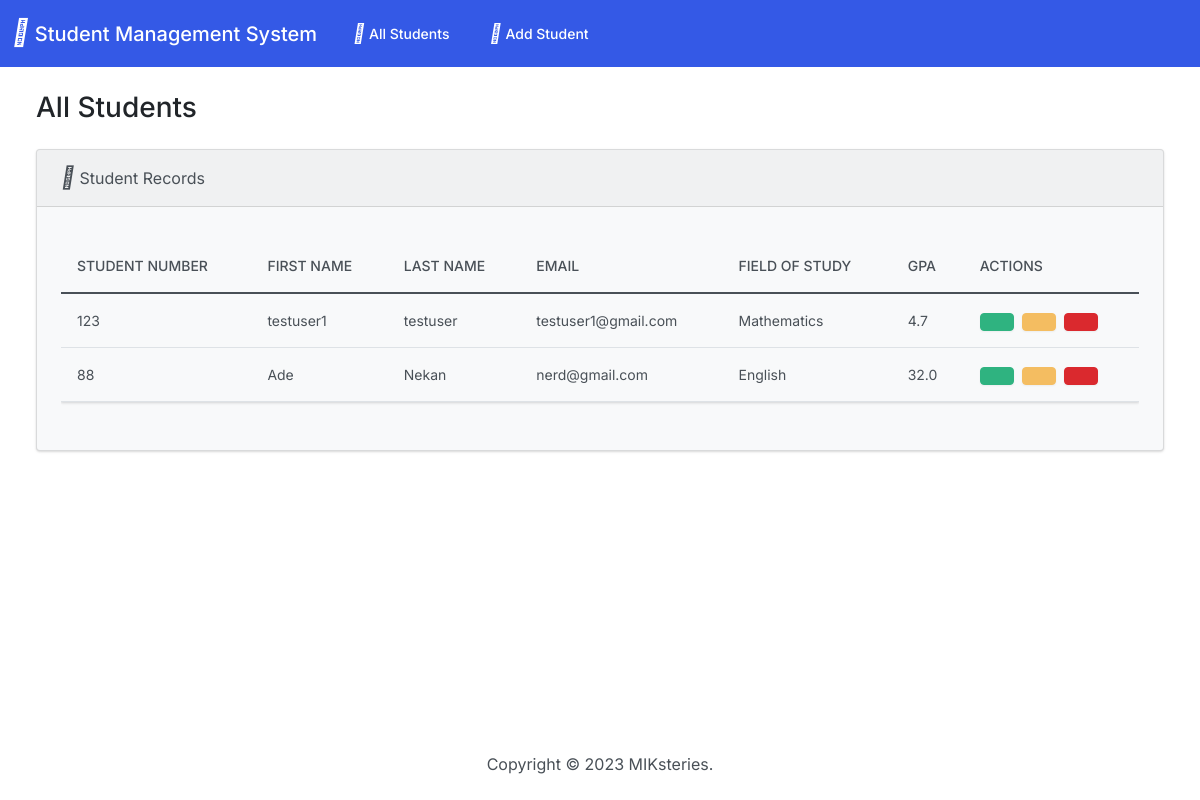
The page / on the database its author committed.
### students/models.py (models this page shows, shortened)
class Student(models.Model):
    student_number = models.PositiveIntegerField(unique=True)
    first_name = models.CharField(max_length=50)
    last_name = models.CharField(max_length=50)
    email = models.EmailField(max_length=100)
    field_of_study = models.CharField(max_length=50)
    gpa = models.FloatField()

### students/views.py (the view)
# urls.py: path("", views.index, name="index"),
def index(request, deleted=False):
    students = Student.objects.all()
    return render(request, "students/index.html", {"students":students, "deleted":deleted})

### templates/students/index.html (shortened to what this page needs)
{% extends "base.html" %}
{% load static %}
{% block body %}
<h3 class="m-4">All Students</h3>
<div class="row">
  <div class="col-12">
    {% if students %}
    <div class="card bg-light ms-4 me-4 mb-4">
      <div class="card-header">
        <i class="fa-solid fa-list fa-lg"></i> Student Records
      </div>
      <div class="card-body">
        <p class="card-text">
          <div class="table-responsive">
            <table class="table table-hover">
              <thead>
                <tr>
                  <th scope="col">Student Number</th>
                  <th scope="col">First Name</th>
                  <th scope="col">Last Name</th>
                  <th scope="col">Email</th>
                  <th scope="col">Field of Study</th>
                  <th scope="col">GPA</th>
                  <th scope="col">Actions</th>
                </tr>
              </thead>
              <tbody>
                {% for student in students %}
                  <tr>
                    <td>{{ student.student_number }}</td>
                    <td>{{ student.first_name }}</td>
                    <td>{{ student.last_name }}</td>
                    <td>{{ student.email }}</td>
                    <td>{{ student.field_of_study }}</td>
                    <td>{{ student.gpa }}</td>
                    <td>
                      <button type="button" class="btn btn-success me-1" href="{% url 'view_student' student.id %}" data-bs-toggle="modal" data-bs-target="#myModal{{student.id}}">
                      </button>
                      <a class="btn btn-warning me-1" href="{% url 'edit' student.id %}">
                      </a>
                      <button type="button" class="btn btn-danger" data-bs-toggle="modal" data-bs-target="#delete{{student.id}}">
                      </button>
                    </td>
                  </tr>
                {% endfor %}
              </tbody>
            </table>
          </div>
        </p>
      </div>
    </div>
    {% else %}
      <h5 class="alert alert-primary ms-4 me-4">No Student Records</h5>
    {% endif %}
  </div>
</div>
{% endblock %}

### templates/base.html (shortened to what this page needs)
{% load static %}
<!DOCTYPE html>
<html lang="en">
  <head>
    <link rel="stylesheet" href="https://cdnjs.cloudflare.com/ajax/libs/font-awesome/5.15.3/css/all.min.css">
    <link href="{% static 'css/bootstrap.min.css' %}" rel="stylesheet">
  </head>
  <body class="d-flex flex-column min-vh-100">
    <nav class="navbar navbar-expand-lg navbar-dark bg-primary">
      <div class="container-fluid">
        <a class="navbar-brand" href="{% url 'index' %}">
          <i class="fa-solid fa-graduation-cap fa-lg"></i> Student Management System
        </a>
        <div class="collapse navbar-collapse" id="navbarColor01">
          <ul class="navbar-nav me-auto">
            <li class="nav-item">
              <a class="nav-link" href="{% url 'index' %}">
                <i class="fa-solid fa-list fa-lg"></i> All Students
              </a>
            </li>
            <li class="nav-item">
              <a class="nav-link" href="{% url 'add' %}">
                <i class="fa-solid fa-plus fa-lg"></i> Add Student
              </a>
            </li>
          </ul>
        </div>
      </div>
    </nav>
    <div class="container-fluid">
      {% block body %}
      {% endblock %}
    </div>
    <footer class="mt-auto mb-4">
      <div class="text-center">
        <span>
          Copyright &copy; <script>document.write(new Date().getFullYear())</script> MIKsteries.
        </span>
      </div>
    </footer>
  </body>
</html>

### rows shown on the page
Student: student_number "123", first_name "testuser1", last_name "testuser", email "testuser1@gmail.com", field_of_study "Mathematics", gpa "4.7"
Student: student_number "88", first_name "Ade", last_name "Nekan", email "nerd@gmail.com", field_of_study "English", gpa "32.0"
